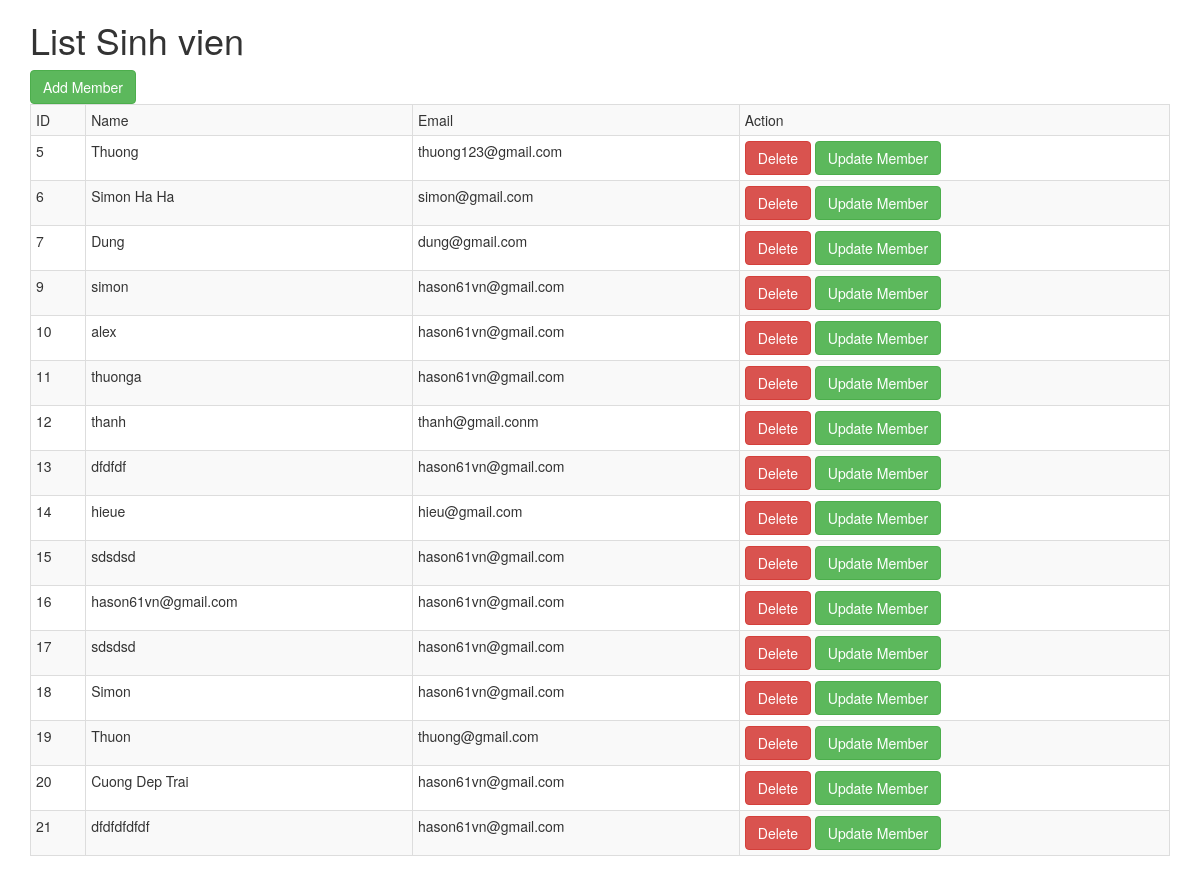
The page /index.php/user on the database as committed earlier.
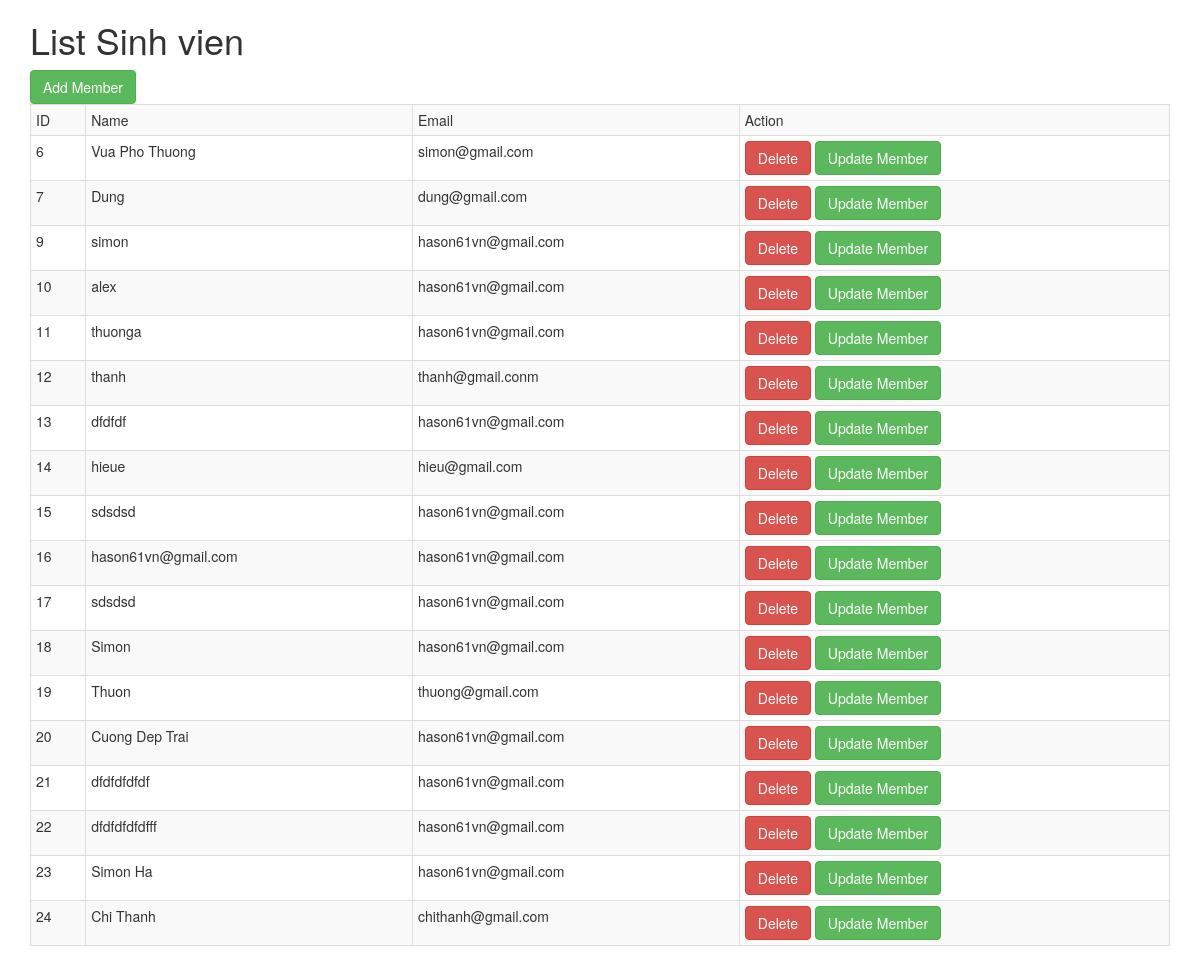
The same page on the database as committed later.
### tables this page shows
CREATE TABLE `member` (
  `id` int(11) NOT NULL AUTO_INCREMENT,
  `username` varchar(45) DEFAULT NULL,
  `email` varchar(45) DEFAULT NULL,
  `password` varchar(45) DEFAULT NULL,
  `age` int(11) DEFAULT NULL,
  PRIMARY KEY (`id`)
);

### application/controllers/User.php (called while the page is built, shortened)
<?php
class User extends CI_Controller {
	function __construct()
    {
        $this->load->helper("url");
        $this->load->model('User_model');
    }
	public function index()
	{
		$data['all_user'] = $this->User_model->get_all_user();
		$data['title'] = 'List Sinh vien';
		$this->load->view('user/list_user', $data);
	}
}

### index.php (called while the page is built, shortened)
<?php
require_once BASEPATH.'core/CodeIgniter.php';

### application/models/User_model.php (called while the page is built, shortened)
<?php
class User_model extends CI_Model {
	public function get_all_user()
    {
        $query = $this->db->get('member');
        $data = $query->result();
        return $data;
    }
}
?>

### application/views/user/list_user.php (the view, shortened to what this page needs)
<!DOCTYPE html>
<html lang="en">
<head>
	<link rel="stylesheet" href="https://maxcdn.bootstrapcdn.com/bootstrap/3.3.7/css/bootstrap.min.css">
</head>
<body>
	<div class="container">
		<h1><?php echo $title;?></h1>
		<a href="<?php echo base_url().'user/register';?>">
			<button type="button" class="btn btn-success">Add Member</button>
		</a>
		<table class="table table-striped table-bordered table table-hove table-condensed">
			<tr>
				<td>ID</td>
				<td>Name</td>
				<td>Email</td>
				<td>Action</td>
			</tr>
			<?php foreach($all_user as $key => $value) { ?>
			<tr>
				<td><?php echo $value->id;?></td>
				<td><?php echo $value->username;?></td>
				<td><?php echo $value->email;?></td>
				<td>
					<a href="<?php echo base_url().'user/delete/'.$value->id;?>">
						<button type="button" class="btn btn-danger">Delete</button>
					</a>
					<a href="<?php echo base_url().'user/update/'.$value->id;?>">
						<button type="button" class="btn btn-success">Update Member</button>
					</a>
				</td>
		<f	/tr>
			<?php } ?>
		</table>
	</div>
</body>
</html>

Rows that differ between the two databases and show on the page:
removed member: id "5", username "Thuong", email "thuong123@gmail.com"
changed member "simon@gmail.com": username "Simon Ha Ha" → "Vua Pho Thuong"
added member: id "22", username "dfdfdfdfdfff", email "hason61vn@gmail.com"
added member: id "23", username "Simon Ha", email "hason61vn@gmail.com"
added member: id "24", username "Chi Thanh", email "chithanh@gmail.com"
